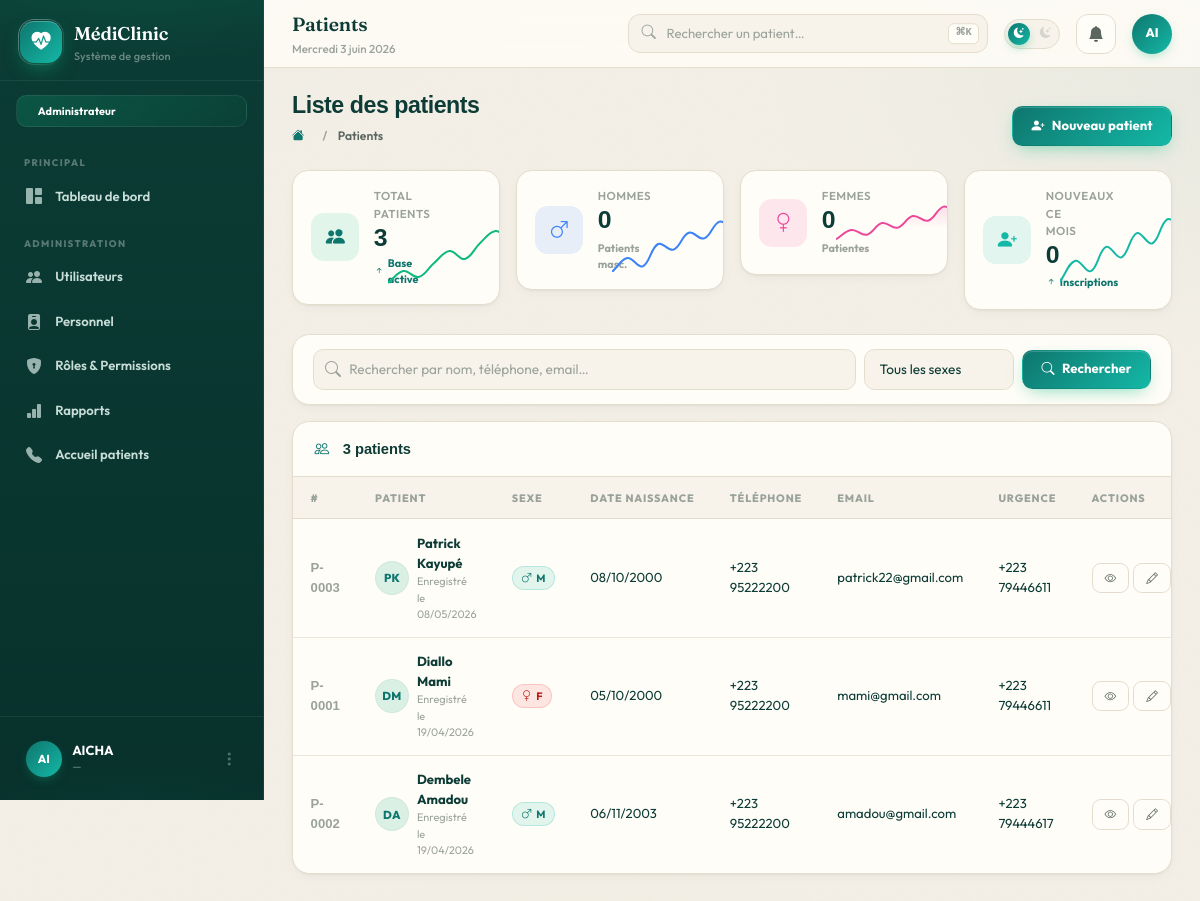
Before: /patients/ (signed in) with the older database file.
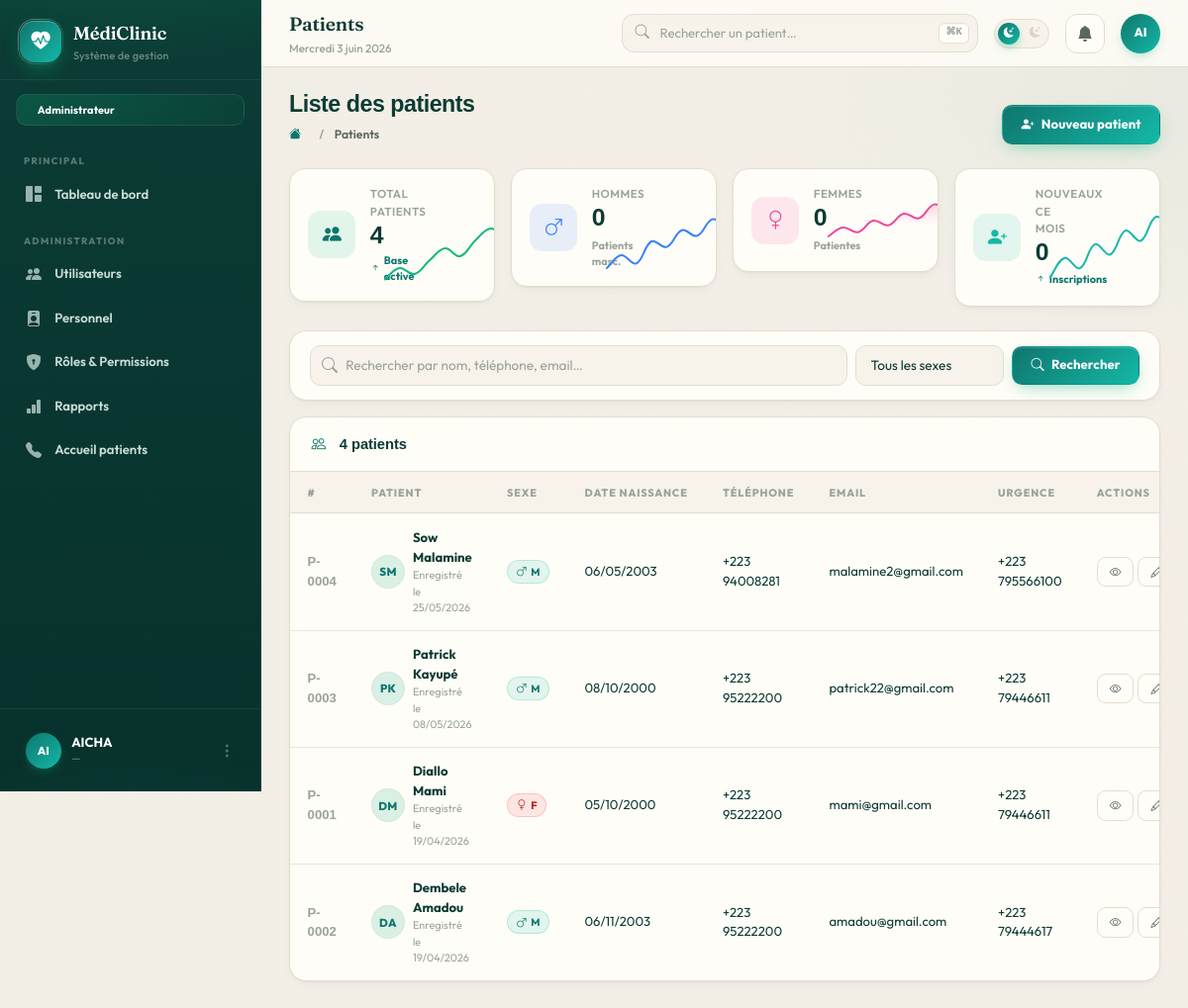
After: the same page with the newer database file.
### patients/models.py (models this page shows, shortened)
class Patient(models.Model):
    nom = models.CharField(max_length=100)
    prenom = models.CharField(max_length=100)
    sexe = models.CharField(max_length=50)
    date_naissance = models.DateField()
    adresse = models.CharField(max_length=255)
    telephone = models.CharField(max_length=20)
    email = models.EmailField()
    numero_urgence = models.CharField(max_length=20)
    date_creation = models.DateTimeField(auto_now_add=True)

### patients/views.py (the view, shortened to what this page needs)
# urls.py: path('', views.patient_liste, name='liste'),
@role_required('admin', 'medecin', 'infirmier', 'receptionniste', 'laborantin')
def patient_liste(request):
    q = request.GET.get('q', '')
    sexe = request.GET.get('sexe', '')
    qs = Patient.objects.all().order_by('-date_creation')
    if sexe:
        qs = qs.filter(sexe=sexe)
    return render(request, 'patients/liste.html', {'patients': qs, 'q': q})

### comptes/context_processors.py (called while the page is built)
def _user_permissions(request):
    user = request.user
    if not user.is_authenticated:
        return set()
    role = get_role(user)
    if role == 'admin':
        from .models import Permission
        return set(Permission.objects.values_list('code', flat=True))
    try:
        return set(user.profil.role.permissions.values_list('code', flat=True))
    except Exception:
        return set()

def role_context(request):
    role = get_role(request.user) if request.user.is_authenticated else None
    codes = _user_permissions(request)
    return {
        'user_role': role,
        'is_admin': role == 'admin',
        'is_medecin': role == 'medecin',
        'is_laborantin': role == 'laborantin',
        'is_infirmier': role == 'infirmier',
        'is_receptionniste': role == 'receptionniste',
        'user_permissions': codes,
        'perms': _PermLookup(codes),
    }

### templates/patients/liste.html (shortened to what this page needs)
{% extends 'base.html' %}
{% block page_title %}Patients{% endblock %}
{% block page_heading %}Liste des patients{% endblock %}
{% block breadcrumb %}<li class="breadcrumb-item active">Patients</li>{% endblock %}
{% block page_actions %}
<a href="{% url 'patients:ajouter' %}" class="btn-c btn-primary-c"><i class="bi bi-person-plus-fill"></i> Nouveau patient</a>
{% endblock %}
{% block content %}
<div class="row g-3 mb-4">
  <div class="col-6 col-xl-3">
    <div class="stat-h" style="animation-delay:.04s">
      <div class="stat-h-ico" style="background:rgba(16,185,129,.12);color:var(--primary)"><i class="bi bi-people-fill"></i></div>
      <div class="stat-h-info">
        <div class="stat-h-lbl">Total patients</div>
        <div class="stat-h-val">{{ patients|length }}</div>
        <div class="stat-h-trend" style="color:var(--primary)"><i class="bi bi-arrow-up-short"></i>Base active</div>
      </div>
      <canvas class="stat-h-spark" data-spark="emerald"></canvas>
    </div>
  </div>
  <div class="col-6 col-xl-3">
    <div class="stat-h" style="animation-delay:.12s">
      <div class="stat-h-ico" style="background:rgba(59,130,246,.12);color:#3b82f6"><i class="bi bi-gender-male"></i></div>
      <div class="stat-h-info">
        <div class="stat-h-lbl">Hommes</div>
        <div class="stat-h-val">{{ nb_hommes|default:0 }}</div>
        <div class="stat-h-trend" style="color:var(--text-muted)">Patients masc.</div>
      </div>
      <canvas class="stat-h-spark" data-spark="blue"></canvas>
    </div>
  </div>
  <div class="col-6 col-xl-3">
    <div class="stat-h" style="animation-delay:.20s">
      <div class="stat-h-ico" style="background:rgba(236,72,153,.12);color:#ec4899"><i class="bi bi-gender-female"></i></div>
      <div class="stat-h-info">
        <div class="stat-h-lbl">Femmes</div>
        <div class="stat-h-val">{{ nb_femmes|default:0 }}</div>
        <div class="stat-h-trend" style="color:var(--text-muted)">Patientes</div>
      </div>
      <canvas class="stat-h-spark" data-spark="pink"></canvas>
    </div>
  </div>
  <div class="col-6 col-xl-3">
    <div class="stat-h" style="animation-delay:.28s">
      <div class="stat-h-ico" style="background:rgba(20,184,166,.12);color:#14b8a6"><i class="bi bi-person-plus-fill"></i></div>
      <div class="stat-h-info">
        <div class="stat-h-lbl">Nouveaux ce mois</div>
        <div class="stat-h-val">{{ nb_nouveaux|default:0 }}</div>
        <div class="stat-h-trend" style="color:var(--primary)"><i class="bi bi-arrow-up-short"></i>Inscriptions</div>
      </div>
      <canvas class="stat-h-spark" data-spark="teal"></canvas>
    </div>
  </div>
</div>
<div class="panel mb-3">
  <div class="panel-body" style="padding:.85rem 1.25rem">
    <form method="get" class="d-flex gap-2 align-items-center flex-wrap">
      <div style="position:relative;flex:1;min-width:220px">
        <i class="bi bi-search" style="position:absolute;left:.75rem;top:50%;transform:translateY(-50%);color:var(--text-muted)"></i>
        <input type="text" name="q" class="f-input" style="padding-left:2.2rem" placeholder="Rechercher par nom, téléphone, email…" value="{{ q }}">
      </div>
      <select name="sexe" class="f-input f-select" style="max-width:150px">
        <option value="">Tous les sexes</option>
      </select>
      <button type="submit" class="btn-c btn-primary-c"><i class="bi bi-search"></i> Rechercher</button>
    </form>
  </div>
</div>
<div class="panel">
  <div class="panel-hdr">
    <span class="panel-title"><i class="bi bi-people me-2" style="color:var(--primary)"></i>{{ patients|length }} patient{{ patients|length|pluralize }}</span>
  </div>
  <div class="panel-body p-0">
    <table class="ctable">
      <thead>
        <tr><th>#</th><th>Patient</th><th>Sexe</th><th>Date naissance</th><th>Téléphone</th><th>Email</th><th>Urgence</th><th>Actions</th></tr>
      </thead>
      <tbody>
        {% for p in patients %}
        <tr>
          <td style="font-family:'Sora',sans-serif;font-weight:800;color:var(--text-muted)">P-{{ p.pk|stringformat:"04d" }}</td>
          <td>
            <div class="d-flex align-items-center gap-2">
              <div class="av" style="background:rgba(12,166,120,.15);color:var(--primary)">{{ p.nom|slice:":1" }}{{ p.prenom|slice:":1" }}</div>
              <div>
                <div style="font-weight:700">{{ p.nom }} {{ p.prenom }}</div>
                <div style="font-size:.68rem;color:var(--text-muted)">Enregistré le {{ p.date_creation|date:"d/m/Y" }}</div>
              </div>
            </div>
          </td>
          <td>
            {% if p.sexe == 'Masculin' %}
              <span class="pill pill-info"><i class="bi bi-gender-male"></i> M</span>
            {% else %}
              <span class="pill pill-danger"><i class="bi bi-gender-female"></i> F</span>
            {% endif %}
          </td>
          <td>{{ p.date_naissance|date:"d/m/Y" }}</td>
          <td>{{ p.telephone }}</td>
          <td>{{ p.email|default:"—" }}</td>
          <td>{{ p.numero_urgence|default:"—" }}</td>
          <td>
            <div class="d-flex gap-1">
              <a href="{% url 'patients:detail' p.pk %}" class="btn-c btn-sm-c btn-outline-c" title="Voir"><i class="bi bi-eye"></i></a>
              <a href="{% url 'patients:modifier' p.pk %}" class="btn-c btn-sm-c btn-outline-c" title="Modifier"><i class="bi bi-pencil"></i></a>
            </div>
          </td>
        </tr>
        {% endfor %}
      </tbody>
    </table>
  </div>
</div>
{% endblock %}
{% block extra_js %}
<script>
(function(){
  Chart.defaults.font.family = "'Inter', system-ui, sans-serif";
  const sparkData = { emerald:[12,18,15,22,28,24,32,38,34,42,46,52], teal:[8,14,11,18,15,22,19,26,24,30,28,34], blue:[10,15,12,20,18,24,22,28,26,32,30,36], pink:[8,12,10,15,13,18,16,22,20,26,24,30] };
  const sparkColors = { emerald:'#10b981', teal:'#14b8a6', blue:'#3b82f6', pink:'#ec4899' };
  document.querySelectorAll('[data-spark]').forEach(c => {
    const key = c.dataset.spark;
    new Chart(c, { type:'line', data:{ labels:sparkData[key].map((_,i)=>i), datasets:[{ data:sparkData[key], borderColor:sparkColors[key], borderWidth:2, tension:.4, fill:true, backgroundColor:ctx=>{const g=ctx.chart.ctx.createLinearGradient(0,0,0,40);g.addColorStop(0,sparkColors[key]+'55');g.addColorStop(1,sparkColors[key]+'00');return g;}, pointRadius:0 }]}, options:{ responsive:true, maintainAspectRatio:false, plugins:{legend:{display:false},tooltip:{enabled:false}}, scales:{x:{display:false},y:{display:false}} } });
  });
})();
</script>
{% endblock %}

### templates/base.html (shortened to what this page needs)
{% load static %}
<!DOCTYPE html>
<html lang="fr" data-theme="light" data-role="{{ user_role|default:'admin' }}">
<head>
  <link href="https://cdn.jsdelivr.net/npm/bootstrap@5.3.3/dist/css/bootstrap.min.css" rel="stylesheet">
  <link href="https://cdn.jsdelivr.net/npm/bootstrap-icons@1.11.3/font/bootstrap-icons.min.css" rel="stylesheet">
  <script src="https://cdn.tailwindcss.com"></script>
</head>
<body>
<aside id="sidebar">
  <div class="sb-brand">
    <div class="sb-logo"><i class="bi bi-heart-pulse-fill"></i></div>
    <div>
      <div class="sb-name">MédiClinic</div>
      <div class="sb-sub">Système de gestion</div>
    </div>
  </div>
  {% if is_medecin %}
    <div class="sb-role-badge" style="background:linear-gradient(135deg,rgba(20,184,166,.22),rgba(20,184,166,.05))"><i class="bi bi-clipboard2-pulse-fill" style="color:#5eead4"></i> Médecin</div>
  {% elif is_laborantin %}
    <div class="sb-role-badge" style="background:linear-gradient(135deg,rgba(168,85,247,.22),rgba(168,85,247,.05))"><i class="bi bi-eyedropper-fill" style="color:#c4b5fd"></i> Laborantin</div>
  {% elif is_infirmier %}
    <div class="sb-role-badge" style="background:linear-gradient(135deg,rgba(245,158,11,.22),rgba(245,158,11,.05))"><i class="bi bi-bandaid-fill" style="color:#fbbf24"></i> Infirmier</div>
  {% elif is_receptionniste %}
    <div class="sb-role-badge" style="background:linear-gradient(135deg,rgba(239,68,68,.22),rgba(239,68,68,.05))"><i class="bi bi-telephone-fill" style="color:#fca5a5"></i> Réceptionniste</div>
  {% else %}
    <div class="sb-role-badge" style="background:linear-gradient(135deg,rgba(16,185,129,.22),rgba(16,185,129,.05))"> Administrateur</div>
  {% endif %}
  <nav class="sb-nav">
    <div class="sb-section">Principal</div>
    <a href="{% url 'dashboard' %}" class="sb-link {% block nav_dashboard %}{% endblock %}">
      <i class="bi bi-grid-1x2-fill"></i> Tableau de bord
    </a>
    {% if 'user.manage' in user_permissions or 'role.manage' in user_permissions or 'rapport.view' in user_permissions or is_admin %}
    <div class="sb-section">Administration</div>
    {% endif %}
    {% if 'user.manage' in user_permissions or is_admin %}
    <a href="{% url 'comptes:utilisateurs_liste' %}" class="sb-link {% block nav_users %}{% endblock %}">
      <i class="bi bi-people-fill"></i> Utilisateurs
    </a>
    <a href="{% url 'personnel:liste' %}" class="sb-link {% block nav_personnel %}{% endblock %}">
      <i class="bi bi-person-badge-fill"></i> Personnel
    </a>
    {% endif %}
    {% if 'role.manage' in user_permissions or is_admin %}
    <a href="{% url 'comptes:roles_liste' %}" class="sb-link {% block nav_roles %}{% endblock %}">
      <i class="bi bi-shield-lock-fill"></i> Rôles & Permissions
    </a>
    {% endif %}
    {% if 'rapport.view' in user_permissions or is_admin %}
    <a href="{% url 'facturation:rapports' %}" class="sb-link {% block nav_rapports %}{% endblock %}">
      <i class="bi bi-bar-chart-fill"></i> Rapports
    </a>
    {% endif %}
    {% if is_admin or is_receptionniste %}
    <a href="{% url 'patients:accueil' %}" class="sb-link {% block nav_accueil %}{% endblock %}">
      <i class="bi bi-telephone-fill"></i> Accueil patients
    </a>
    {% endif %}
  </nav>
  <div class="sb-footer">
    <div class="dropdown">
      <div class="sb-user" data-bs-toggle="dropdown">
        <div class="sb-av">{{ request.user.username|slice:":2"|upper }}</div>
        <div style="min-width:0;flex:1">
          <div class="sb-uname text-truncate">{{ request.user.get_full_name|default:request.user.username }}</div>
          <div class="sb-urole text-truncate">{{ request.user.email|default:'—' }}</div>
        </div>
        <i class="bi bi-three-dots-vertical" style="color:rgba(255,255,255,.3)"></i>
      </div>
    </div>
  </div>
</aside>
<div id="main">
  <div class="topbar">
    <div class="me-auto" style="min-width:0">
      <div class="tb-title text-truncate">{% block page_title %}{% endblock %}</div>
      <div class="tb-date" id="tbDate"></div>
    </div>
    <div class="tb-search d-none d-md-block">
      <form action="{% url 'patients:liste' %}" method="get" style="margin:0">
        <input type="text" name="q" placeholder="Rechercher un patient…" value="{{ request.GET.q }}">
      </form>
      <kbd>⌘K</kbd>
    </div>
    <div class="theme-toggle" onclick="toggleTheme()" title="Mode sombre / jour">
      <i class="bi bi-sun-fill t-sun"></i>
      <i class="bi bi-moon-stars-fill t-moon"></i>
      <div class="t-knob"><i class="bi bi-moon-stars-fill"></i></div>
    </div>
    <div class="dropdown">
      <div class="tb-btn" data-bs-toggle="dropdown" role="button">
        <i class="bi bi-bell-fill"></i>
      </div>
    </div>
    <div class="dropdown">
      <div class="sb-av" style="cursor:pointer;width:40px;height:40px;font-size:.78rem" data-bs-toggle="dropdown" role="button">
        {{ request.user.username|slice:":2"|upper }}
      </div>
    </div>
  </div>
  <div class="content">
    <div class="page-hdr">
      <div>
        <div class="page-hdr-title">{% block page_heading %}{% endblock %}</div>
        <nav aria-label="breadcrumb">
          <ol class="breadcrumb mt-2">
            <li class="breadcrumb-item"><a href="{% url 'dashboard' %}"><i class="bi bi-house-fill"></i></a></li>
            {% block breadcrumb %}{% endblock %}
          </ol>
        </nav>
      </div>
      <div class="d-flex gap-2 flex-wrap">{% block page_actions %}{% endblock %}</div>
    </div>
    {% block content %}{% endblock %}
  </div>
</div>
{% block extra_js %}{% endblock %}
</body>
</html>

### templates/patients/liste.html (style rules this page uses)
.stat-h { background: var(--card-bg); border: 1px solid var(--card-border); border-radius: 1rem; padding: 1.05rem 1.15rem; display: flex; align-items: center; gap: .9rem; box-shadow: var(--shadow-sm); transition: transform .25s, box-shadow .25s, border-color .25s; animation: fadeUp .5s ease both; position: relative; overflow: hidden; }
.stat-h-ico { width: 48px; height: 48px; border-radius: .8rem; display: inline-flex; align-items: center; justify-content: center; flex-shrink: 0; font-size: 1.2rem; }
.stat-h-info { flex: 1; min-width: 0; }
.stat-h-lbl { font-size: .72rem; color: var(--text-muted); font-weight: 600; text-transform: uppercase; letter-spacing: .04em; }
.stat-h-val { font-family: 'Plus Jakarta Sans', sans-serif; font-size: 1.55rem; font-weight: 800; color: var(--text-primary); letter-spacing: -.02em; line-height: 1.1; margin-top: .1rem; }
.stat-h-trend { font-size: .68rem; font-weight: 700; margin-top: .25rem; display: inline-flex; align-items: center; gap: .2rem; }
.stat-h-spark { width: 64px; height: 32px; flex-shrink: 0; }

Changed rows visible on the page:
added Patient: pk "0004", nom "S", prenom "M", nom "Sow", prenom "Malamine", date_creation "25/05/2026", sexe "Masculin" (drawn), date_naissance "06/05/2003", telephone "+223 94008281", email "malamine2@gmail.com", numero_urgence "+223 795566100"
Other visible differences:
{{ patients|length }}: "3" → "4"
